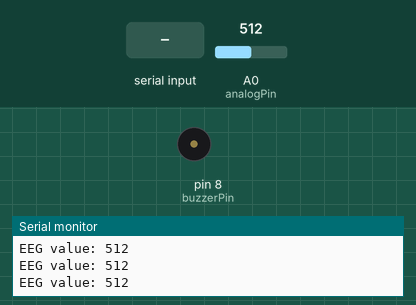
This sketch was run on a simulated Arduino Uno, built with avr-gcc and run on an emulated ATmega328P. Parts: buzzer (waves = sounding), the last lines printed to the serial monitor. The test bench sets the inputs (shaded band); at power-on: A0 (analogPin) = 512. Storage starts empty.

Above: at 1.2 s.
1.3 s: byte 30 received over Serial
2.8 s: byte 90 received over Serial
4.3 s: A0 (analogPin) set to 716
5.8 s: A0 (analogPin) set to 900
At 16.1 s:
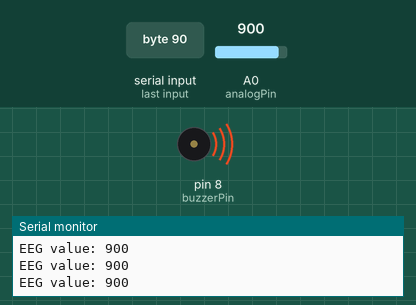
Timing chart, 0 to 16.5 s (numbered marks = the images above; inputs shaded):
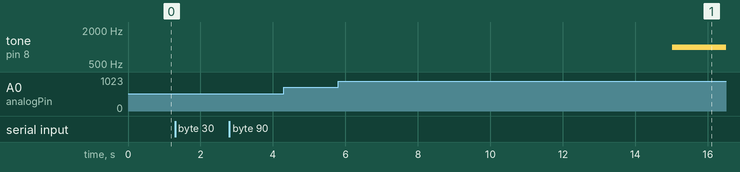

The sketch:

eeg_fixed.ino
```cpp
#include <SPI.h>
#include <SD.h>

const int analogPin = A0;
const int buzzerPin = 8;
const int chipSelect = 4; // SD module CS pin
unsigned long lastPrintTime = 0;  // FIXED: initialized to 0
unsigned long startTime;
bool calibrating = true;

int maxVal = 0;       // max value during calibration
int minVal = 1023;    // min value during calibration
int baseline = 0;     // center of EEG signal
float thresholdFactor = 0.26; // fraction of amplitude to set threshold above baseline
int threshold = 0;

int keyPressCount = 0; // counter to toggle manual messages
int manualEyeState = 0; // FIXED: track manual eye state (0=open, 1=closed)

File logfile; // SD file object

void setup() {
  pinMode(buzzerPin, OUTPUT);
  Serial.begin(115200);
  Serial.println("Recording EEG...");
  Serial.println("Press any key to toggle eyes closed/opened.");
  Serial.println("Keep eyes OPEN for first 15 seconds (calibration).");
  startTime = millis();

  // Initialize SD card
  if (!SD.begin(chipSelect)) {
    Serial.println("SD initialization failed!");
    while (1);
  }

  logfile = SD.open("EEG_data.csv", FILE_WRITE);
  if (!logfile) {
    Serial.println("Error opening file!");
    while (1);
  }

  // FIXED: Write CSV header with 3 columns
  logfile.println("EEG_value,manual_eyes_closed,auto_eyes_closed");
  logfile.flush();
}

void loop() {
  int val = analogRead(analogPin);

  // ---- Check for key press to toggle manual eye state ----
  if (Serial.available() > 0) {
    char c = Serial.read(); // read the key
    keyPressCount++;        // increment counter

    if (keyPressCount % 2 == 1) {   // odd press
      Serial.println("Eyes closed (manual)");
      manualEyeState = 1; // FIXED: store state
    } else {                        // even press
      Serial.println("Eyes open (manual)");
      manualEyeState = 0; // FIXED: store state
    }
  }

  // ---- Print EEG value and save to SD every 25 ms ----
  if (millis() - lastPrintTime >= 15) {
    lastPrintTime = millis();
    Serial.print("EEG value: ");
    Serial.println(val);

    if (!calibrating) {
      // Automatic state based on threshold
      int autoEyeState = (val > threshold) ? 1 : 0;

      // Buzzer control
      if (autoEyeState == 1) {
        tone(buzzerPin, 1000);
      } else {
        noTone(buzzerPin);
      }

      // FIXED: Save EEG + manual state + auto state to SD
      if (logfile) {
        logfile.print(val);
        logfile.print(",");
        logfile.print(manualEyeState);  // manual marking
        logfile.print(",");
        logfile.println(autoEyeState);   // automatic detection
        logfile.flush();
      }
    } else {
      // FIXED: During calibration, still log data (auto_eyes_closed = 0)
      if (logfile) {
        logfile.print(val);
        logfile.print(",");
        logfile.print(manualEyeState);  // manual state
        logfile.print(",");
        logfile.println(0);              // auto state not active yet
        logfile.flush();
      }
    }
  }

  // ---- 10s calibration phase ----
  if (calibrating) {
    if (val > maxVal) maxVal = val;
    if (val < minVal) minVal = val;

    if (millis() - startTime >= 15000) { // after 10 seconds
      calibrating = false;
      baseline = (maxVal + minVal) / 2;
      threshold = baseline + (maxVal - minVal) * thresholdFactor;
      Serial.print("Calibration done. baseline=");
      Serial.print(baseline);
      Serial.print(" threshold=");
      Serial.println(threshold);
    }
  }
}
```
